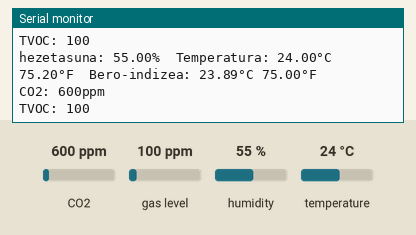
Recording of a sketch running on a simulated Arduino Nano, built with avr-gcc and run on an emulated ATmega328P. Shown: the last lines printed to the serial monitor. Inputs (shaded band) come from the test bench; at power-on: CO2 600 ppm, humidity 55 %, gas level 100 ppm, temperature 24 °C.

Above: at 5.3 s.
5.4 s: CO2 set to 452 ppm
At 7.6 s:
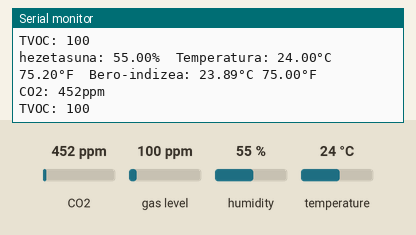
9.1 s: humidity set to 22 %
At 10.9 s:
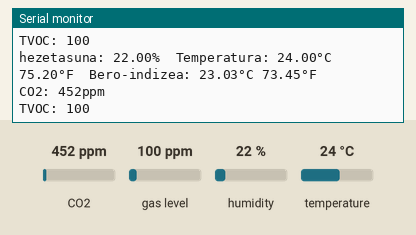
12.8 s: gas level set to 20 ppm
At 16.2 s:
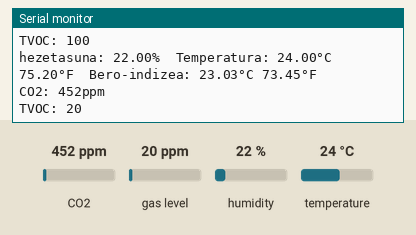
16.5 s: temperature set to 12 °C
At 18.1 s:
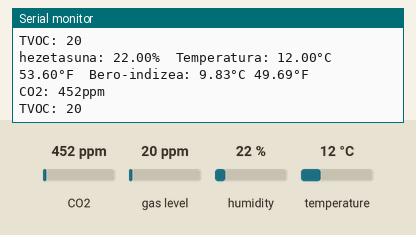
20.2 s: CO2 set to 1050 ppm
At 23.3 s:
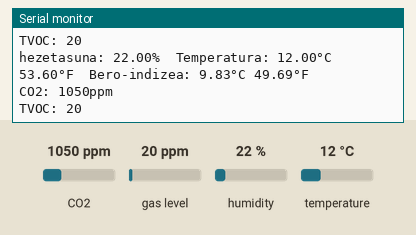
23.9 s: humidity set to 40 %
At 26.6 s:
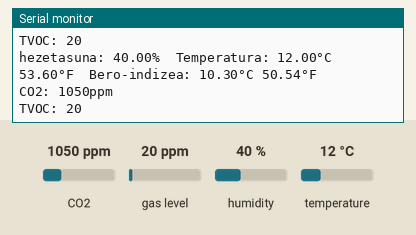
Timing chart, 0 to 28.1 s (numbered marks = the images above; inputs shaded):
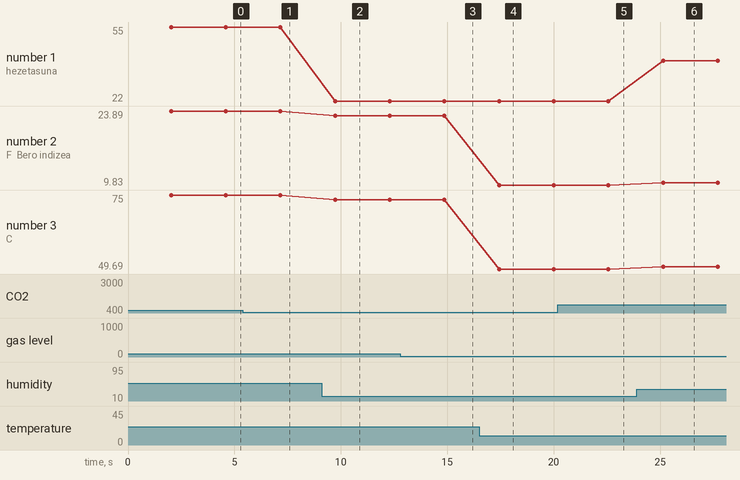

The sketch:

Sentsoreen_Probak.ino
```cpp
/*
 Programaren izena: DHTtester_JON_MIKEL
 Egilea: JON eta MIKEL   Data: 22/02/2021
 Zeregina: DHT sentsorearekin tenperatura eta hezetazuna neurtzea.
 Adibide hau domeinu publikokoa da.
 Programaren egoera: Egiaztatzeko/Egiaztatuta
 Egiaztatutako plakak: hasiera batean Nano-arekin konprobatu dugu.
 */
 /*-----( LIBURUTEGIAK )----*/
// - DHT Sensor Library: https://github.com/adafruit/DHT-sensor-library
// - Adafruit Unified Sensor Lib: https://github.com/adafruit/Adafruit_Sensor
//#include <DHT.h>
//#include <DHT_U.h>
#include "DHT.h"
#define DHTPIN 17     // DHT sentsoreari lotutako Digital pin
#include "Adafruit_CCS811.h" //https://github.com/adafruit/Adafruit_CCS811


/*-----( KONSTANTEAK )-----*/
#define DHTTYPE DHT11   // DHT 11
//#define DHTTYPE DHT22   // DHT 22  (AM2302), AM2321
//#define DHTTYPE DHT21   // DHT 21 (AM2301)

/*-----( OBJETUAK )-----*/
DHT dht(DHTPIN, DHTTYPE);
Adafruit_CCS811 ccs;
/*-----( FUNTZIOAK )-----*/
void CO2sentsoreaSETUP (void);
void CO2sentsoreaLOOP (void);
void DTH11sentsoreaSETUP (void);
void DTH11sentsoreaLOOP (void);

void setup() {
  Serial.begin(9600);
 DTH11sentsoreaSETUP ();
 CO2sentsoreaSETUP ();
}

void loop() {
 DTH11sentsoreaLOOP ();
 CO2sentsoreaLOOP ();
}
```

CO2sentsore.ino
```cpp
/* Funtzioa: void CO2sentsorea (void)
 * Zeregina:CO2 sentsorean naurtzea du.
 * Erabilitako liburutegiak: DTH11DHT Sensor Library eta Adafruit
 * Liburutegia nondik hartuta://https://github.com/adafruit/Adafruit_CCS811
 * Bueltatzen duena: ezer
 * Sartutako parametroak:
 *     int
 *
 *  */
void CO2sentsoreaSETUP (void){


  Serial.println("CCS811 test");

  if(!ccs.begin()){
    Serial.println("Failed to start sensor! Please check your wiring.");
    while(1);
  }


  // Wait for the sensor to be ready
  while(!ccs.available());
}

/* Funtzioa: void CO2sentsorea (void)
 * Zeregina:CO2 sentsorean naurtzea du.
 * Erabilitako liburutegiak: DTH11DHT Sensor Library eta Adafruit
 * Liburutegia nondik hartuta://https://github.com/adafruit/Adafruit_CCS811
 * Bueltatzen duena: ezer
 * Sartutako parametroak:
 *     int
 *
 *  */
void CO2sentsoreaLOOP (void){
  if(ccs.available()){
    if(!ccs.readData()){
     //Serial.println(ccs.calculateTemperature());
     Serial.print("CO2: ");
      Serial.print(ccs.geteCO2());
      Serial.println("ppm");
      Serial.print("TVOC: ");
      Serial.println(ccs.getTVOC());
   }
    else{
      Serial.println("ERROR!");
      while(1);
    }
  }
  delay(500);
}
```

DTH11.ino
```cpp
/* Funtzioa:  int DTH11sentsorea (int zeinPin)
 * Zeregina: DTH11 sentsorean temperatura eeta hezetasuna naurtzen du.
 * Erabilitako liburutegiak: DTH11DHT Sensor Library eta Adafruit
 * Liburutegia nondik hartuta: https://github.com/adafruit/Adafruit_Sensor // https://github.com/adafruit/DHT-sensor-library
 * Bueltatzen duena: ezer
 * Sartutako parametroak:
 *     int
 *
 *  */
void DTH11sentsoreaSETUP (void){
  Serial.println(F("DHTxx test!"));

  dht.begin();
}

/* Funtzioa:  int DTH11sentsorea (int zeinPin)
 * Zeregina: DTH11 sentsorean temperatura eeta hezetasuna naurtzen du.
 * Erabilitako liburutegiak: DTH11DHT Sensor Library eta Adafruit
 * Liburutegia nondik hartuta: https://github.com/adafruit/Adafruit_Sensor // https://github.com/adafruit/DHT-sensor-library
 * Bueltatzen duena: ezer
 * Sartutako parametroak:
 *     int
 *
 *  */
void DTH11sentsoreaLOOP (void){

  // Wait a few seconds between measurements.
  delay(2000);

  // Reading temperature or humidity takes about 250 milliseconds!
  // Sensor readings may also be up to 2 seconds 'old' (its a very slow sensor)
  float h = dht.readHumidity();
  // Read temperature as Celsius (the default)
  float t = dht.readTemperature();
  // Read temperature as Fahrenheit (isFahrenheit = true)
  float f = dht.readTemperature(true);

  // Check if any reads failed and exit early (to try again).
  if (isnan(h) || isnan(t) || isnan(f)) {
    Serial.println(F("Failed to read from DHT sensor!"));
    return;
  }

  // Compute heat index in Fahrenheit (the default)
  float hif = dht.computeHeatIndex(f, h);
  // Compute heat index in Celsius (isFahreheit = false)
  float hic = dht.computeHeatIndex(t, h, false);

  Serial.print(F("hezetasuna: "));
  Serial.print(h);
  Serial.print(F("%  Temperatura: "));
  Serial.print(t);
  Serial.print(F("°C "));
  Serial.print(f);
  Serial.print(F("°F  Bero-indizea: "));
  Serial.print(hic);
  Serial.print(F("°C "));
  Serial.print(hif);
  Serial.println(F("°F"));
}
```

Measured:
- after the input at 5.4 s, the serial monitor: prints a new line after 1.9 s (image 1)
- after the input at 9.1 s, the serial monitor: prints a new line after 0.63 s (image 2)
- after the input at 12.8 s, the serial monitor: prints a new line after 2.2 s (image 3)
- after the input at 16.5 s, the serial monitor: prints a new line after 0.94 s (image 4)
- after the input at 20.2 s, the serial monitor: prints a new line after 2.5 s (image 5)
- after the input at 23.9 s, the serial monitor: prints a new line after 1.2 s (image 6)
- plotted number 1: 55 → 22 after the input at 9.1 s, 22 → 40 after the input at 23.9 s
- plotted number 2: 23.89 → 23.03 after the input at 9.1 s, 23.03 → 9.83 after the input at 16.5 s, 9.83 → 10.3 after the input at 23.9 s
